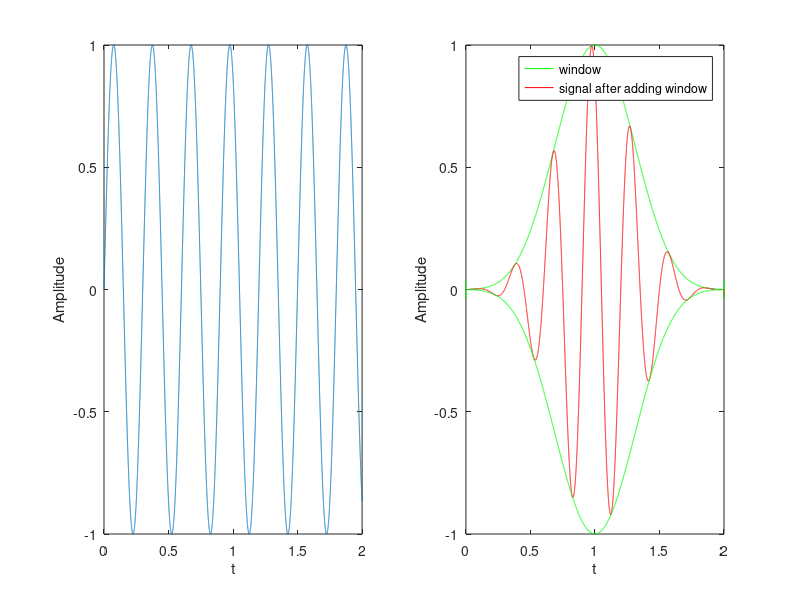

Recreate this plot in MATLAB.
t = 0 : 0.0001 : 2;
s = sin(2 * pi / 0.3 * t);
subplot(1,2,1);
plot(t, s);
xlabel('t');
ylabel('Amplitude')
win = chebwin(numel(s));
s1 = s .* win';
subplot(1,2,2)
plot(t, win, 'g');
xlabel('t');
ylabel('Amplitude')
hold on;
plot(t, s1, 'r');
plot(t, -win, 'g');

legend('window', 'signal after adding window')


